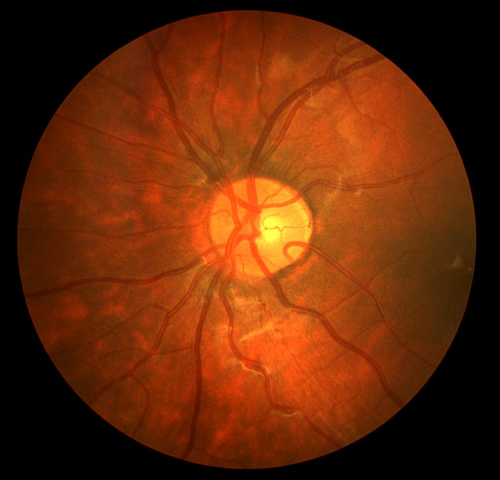
#> input picture Input/Image_01L.jpg, 999 x 960 px (shown at 1/2 size)
$ python morpho_testing.py   (older library calls are emulated)
#> lines starting #> are read from the running program, lines starting #| are printed output that depends on the picture; after the words box and inside, x2 and y2 are one past the last pixel; in counts of white or black regions, pixels touching at a corner belong together
### other_funcs.py
import numpy as np

def replace_black_ring(im_enh, im_mask):
    row, col = im_mask.shape
    area_sum = np.zeros((50, 50))

    posit = np.ceil((np.random.rand(3, 2) + 1) * 1 / 3 * min(row, col)).astype(int)

    for i in range(3):
        x = posit[i, 0]
        y = posit[i, 1]
        area_rand = im_enh[x - 25:x + 25, y - 25:y + 25]  # Select the background
        area_sum = area_sum + area_rand

    area_sum = area_sum * 1 / 3

    mean_val = np.mean(area_sum)  # Calculate the mean of the array
    mean_mask = np.logical_not(im_mask) * mean_val  # Generate a new background
    im_new = mean_mask + im_enh * im_mask  # Overlay background

    return im_new, mean_val

### otsu_thresholding.py
import numpy as np
import cv2
import pywt
from skimage.morphology import disk
from skimage.filters import rank

def GlobalOtsu(img):
    foreground = img[img>=0]
    background = img[img<0]

    final_var = (np.var(foreground) * len(foreground) + np.var(background) * len(background))/(len(foreground) + len(background))
    if(np.isnan(final_var)):
        final_var = -1

    final_thresh = 0
    for i in np.linspace(np.min(img), np.max(img), num=255):
        foreground = img[img>=i]
        background = img[img<i]
        var = (np.var(foreground) * len(foreground) + np.var(background) * len(background))/(len(foreground) + len(background))

        if(np.isnan(var)):
            var = -1

        if(var!=-1 and (var<final_var or final_var ==-1)):
            final_var = var
            final_thresh = i
    ret, thresholded = cv2.threshold(img, final_thresh, 255, cv2.THRESH_BINARY)
    return thresholded

def AreaThreshold(img, area = 5):
    #Area based thresholding/cleaning. Done as postprocessing step
    nlabels,labels,stats,centroid = cv2.connectedComponentsWithStats(np.uint8(img), 4, cv2.CV_32S)

    output = np.copy(img)

    for i in range(output.shape[0]):
        for j in range(output.shape[1]):
            if stats[labels[i][j], cv2.CC_STAT_AREA] < area:
                output[i][j] = 0

    return output

# [10 lines left out: function LocalOtsu1, not called in this run]

def LocalOtsu2(img,radius = 15):
    selem = disk(radius)

    local_otsu = rank.otsu(img, selem)
    output = np.copy(img)
    rng = local_otsu.max() - local_otsu.min()
    mid = rng/2 + local_otsu.min()

    local_otsu[local_otsu<mid] = mid

    output[output < local_otsu] = 0

    return output

def image_fusion(img1,img2):
    w1 = pywt.wavedec2(img1, 'db1')
    w2 = pywt.wavedec2(img2, 'db1')
    elem = (w1[0]+w2[0])/2
    fw = [elem]

    for i in range(len(w1)-1):
        x,y,z = (w1[i+1][0] + w2[i+1][0])/2, (w1[i+1][1] + w2[i+1][1])/2, (w1[i+1][2] + w2[i+1][2])/2
        fw.append((x,y,z))

    output = pywt.waverec2(fw, 'db1')

    amin = np.min(output)
    amax = np.max(output)
    output = 255* ((output - amin)/(amax-amin))

    output = cv2.resize(output,img1.T.shape)
    return output

### morpho_testing.py
import numpy as np
import cv2
from matplotlib import pyplot as plt
from skimage.feature import hessian_matrix, hessian_matrix_eigvals
from PIL import Image
import otsu_thresholding
import other_funcs

input_img_path = input("Enter Path for Image: ")
#> the answer given: Input/Image_01L.jpg

# Background mask seperation
inputImage = cv2.imread(input_img_path, cv2.IMREAD_GRAYSCALE)
#> inputImage: shape (960, 999); min 0, max 243, mean 55.6
_, mask = cv2.threshold(inputImage, 20, 255, cv2.THRESH_BINARY)
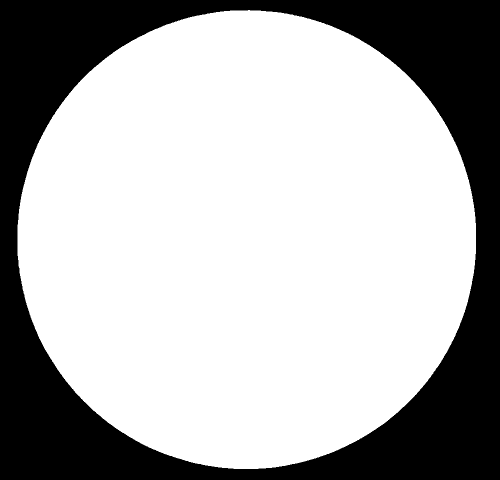
#> mask: shape (960, 999) (shown at 1/2 size); 69% white; 1 black region, box (x1, y1, x2, y2) and area: (0, 0, 999, 960) 297007
se = cv2.getStructuringElement(cv2.MORPH_RECT, (20, 20))
erodedmask = cv2.erode(mask, se, iterations=1)
#> erodedmask: shape (960, 999); 65.4% white; 1 black region, box (x1, y1, x2, y2) and area: (0, 0, 999, 960) 331496
erodedmask = np.uint8(erodedmask)
img = Image.open(input_img_path)
img_array = np.array(img)

#Green channel seperation
green_channel = img_array[:, :, 1]

#Applying CLAHE based on hyperparameter tuning
clahe = cv2.createCLAHE(clipLimit = 8, tileGridSize=(8,8))
cl_img = clahe.apply(green_channel)

#Gamma correction
im_new , lose = other_funcs.replace_black_ring(cl_img,erodedmask)
#> in replace_black_ring, `mean_val = np.mean(area_sum)`: mean_val = 199.7
#> in replace_black_ring, `im_new = mean_mask + im_enh * im_mask`:
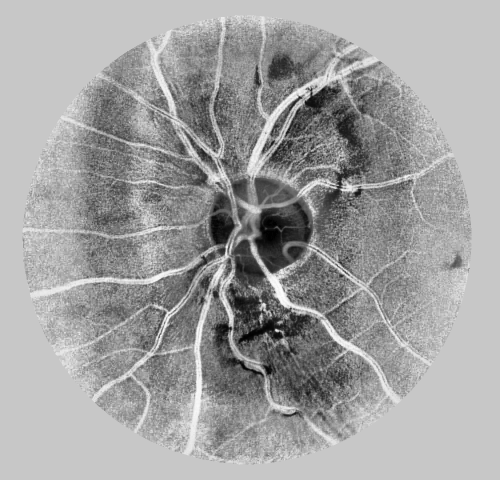
#> im_new: shape (960, 999) float64 (shown at 1/2 size); min 1, max 254, mean 161.6
#> lose = 199.7
im_new = 255-im_new
gamma = 1.8
gc_image = np.power(im_new/float(np.max(green_channel)), gamma)
gc_image = np.uint8(gc_image * 255)

#Morphological Operations + Otsu Thresholding
cell_disc = cv2.getStructuringElement(cv2.MORPH_ELLIPSE,(13,13))
Topen = cv2.morphologyEx(gc_image,cv2.MORPH_OPEN,cell_disc)
Tclose = cv2.morphologyEx(Topen, cv2.MORPH_CLOSE, cell_disc)

tophat_img = (gc_image - Tclose)

kernel = cv2.getStructuringElement(cv2.MORPH_RECT,(3,3))
bottomhat_img = cv2.erode(tophat_img, kernel)
bottomhat_img = cv2.dilate(bottomhat_img, kernel)
ret, thresh = cv2.threshold(bottomhat_img, 0, 255, cv2.THRESH_BINARY+cv2.THRESH_OTSU)
#> thresh: shape (960, 999); 5.3% white; 734 white regions (439 under 20 px), largest, box (x1, y1, x2, y2) and area: (365, 566, 428, 910) 3686, (60, 511, 402, 594) 3278, (438, 577, 520, 727) 1640
#> ret = 121

# Hessian Matrix and EigenValues
HessThin = hessian_matrix(thresh, sigma=1.2, order='rc',use_gaussian_derivatives=True)
#> HessThin = 3 items
EignThin = hessian_matrix_eigvals(HessThin) [1]
HessWide = hessian_matrix(thresh, sigma=4, order='rc', use_gaussian_derivatives=True)
#> HessWide = 3 items
EignWide = hessian_matrix_eigvals(HessWide) [1]
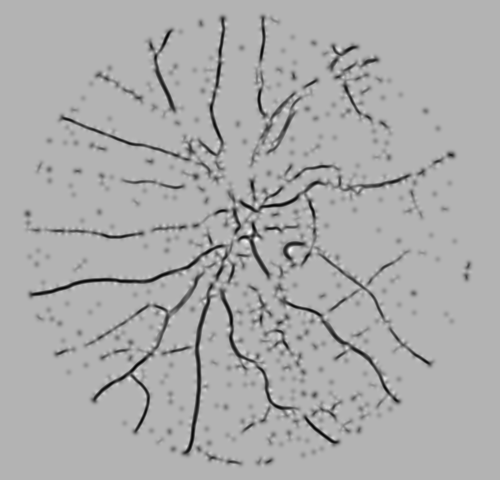
#> EignWide: shape (960, 999) float64 (shown at 1/2 size); min -0.0299, max 0.0125, mean -0.00135; drawn with min black and max white

# Disable all runtime warnings
import warnings
warnings.filterwarnings("ignore", category=RuntimeWarning)

#Thresholding and Image Processing
val1 = otsu_thresholding.GlobalOtsu(1-EignWide)
#> in GlobalOtsu, `background = img[img<0]`: background = empty array
#> in GlobalOtsu, `final_var = (np.var(foreground) * len(foreground) + np.var(background)..`: final_var = nan
#> the loop in GlobalOtsu, `for i in np.linspace(np.min(img), np.max(img), num=255):` made 255 passes
#> (background, final_var) on passes 2 to 5: ([0.988, 0.987], 1.71e-05), ([0.988, 0.988, 0.987, 0.988], 1.71e-05), ([0.988, 0.988, 0.988, 0.987, 0.988], 1.71e-05), ([0.988, 0.988, 0.988, 0.988, 0.988, 0.988, 0.987, 0.988], 1.71e-05)
#> final_var on passes 6, 7, 8, 9, 10, 12: 1.71e-05, 1.71e-05, 1.71e-05, 1.71e-05, 1.71e-05, 1.71e-05
#> after the loop in GlobalOtsu, `for i in np.linspace(np.min(img), np.max(img), num=255):`: final_thresh = 1.01; final_var = 3.78e-06
#> in GlobalOtsu, `ret, thresholded = cv2.threshold(img, final_thresh, 255, cv2.THRESH_BI..`: thresholded: shape (960, 999) float64; 5.9% white; 215 white regions (42 under 20 px), largest, box (x1, y1, x2, y2) and area: (183, 542, 410, 868) 4092, (58, 488, 456, 595) 3469, (364, 565, 430, 911) 3259
#> in GlobalOtsu, `ret, thresholded = cv2.threshold(img, final_thresh, 255, cv2.THRESH_BI..`: ret = 1.01

thinN = cv2.normalize(1-EignThin,  None, 0, 255, cv2.NORM_MINMAX)
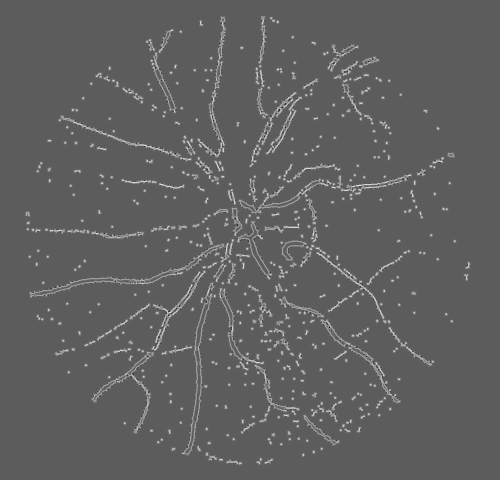
#> thinN: shape (960, 999) float64 (shown at 1/2 size); min 2.71e-15, max 255, mean 97
val1 = cv2.normalize(val1,  None, 0, 70, cv2.NORM_MINMAX)

test1 = otsu_thresholding.image_fusion(val1,thinN)
#> in image_fusion, `w1 = pywt.wavedec2(img1, 'db1')`: w1 = 10 items
#> in image_fusion, `elem = (w1[0]+w2[0])/2`: elem = [[25751.2, 25697.4], [25924.4, 25566.8]]
#> in image_fusion, `fw = [elem]`: fw = [[[25751.2, 25697.4], [25924.4, 25566.8]]]
#> the loop in image_fusion, `for i in range(len(w1)-1):` made 9 passes
#> (x, y, z) on pass 1: ([[-735.6, -314.6], [1119.7, 724.4]], [[-1123.6, 1474.3], [-1217.3, 1316.3]], [[346, 32.59], [-410.9, 454.3]])
#> after the loop in image_fusion, `for i in range(len(w1)-1):`: fw = 10 items
#> in image_fusion, `output = pywt.waverec2(fw, 'db1')`:
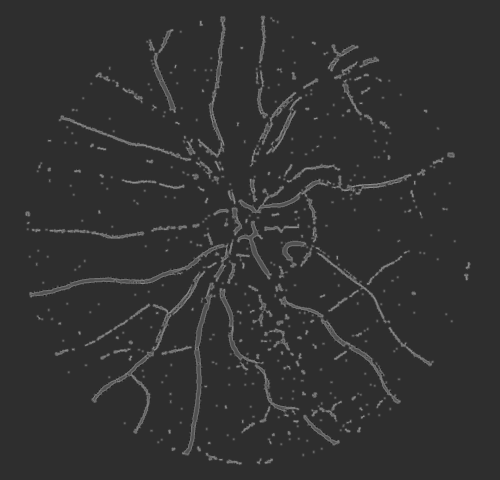
#> output: shape (960, 1000) float64 (shown at 1/2 size); min 13.99, max 162.5, mean 50.6
#> in image_fusion, `amin = np.min(output)`: amin = 13.99
#> in image_fusion, `amax = np.max(output)`: amax = 162.5
lOtsu = otsu_thresholding.LocalOtsu2(test1.astype('uint8'))
#> in LocalOtsu2, `local_otsu = rank.otsu(img, selem)`:
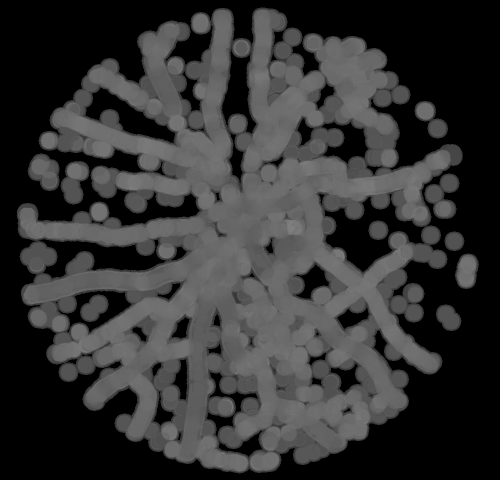
#> local_otsu: shape (960, 999) (shown at 1/2 size); min 0, max 129, mean 51.5
#> in LocalOtsu2, `rng = local_otsu.max() - local_otsu.min()`: rng = 129
#> in LocalOtsu2, `mid = rng/2 + local_otsu.min()`: mid = 64.5
final_img = otsu_thresholding.AreaThreshold(lOtsu,200)
#> in AreaThreshold, `nlabels,labels,stats,centroid = cv2.connectedComponentsWithStats(np.ui..`: labels: shape (960, 999) int32; 468 distinct labels, from 0 to 467
#> in AreaThreshold, `nlabels,labels,stats,centroid = cv2.connectedComponentsWithStats(np.ui..`: nlabels = 468; stats = 468 rows, first 6: [0, 0, 999, 960, 896850], [517, 31, 14, 96, 610], [395, 32, 56, 284, 2424], [540, 34, 9, 10, 39], [553, 41, 4, 6, 20], [399, 42, 7, 10, 50]; centroid = 468 pairs, first value 55 to 935.1, second value 38.69 to 924
#> after the loop in AreaThreshold, `for i in range(output.shape[0]):`: output: shape (960, 999); min 0, max 254, mean 7.6

#Binary conversion of the output
final_img[final_img!=0] = 255
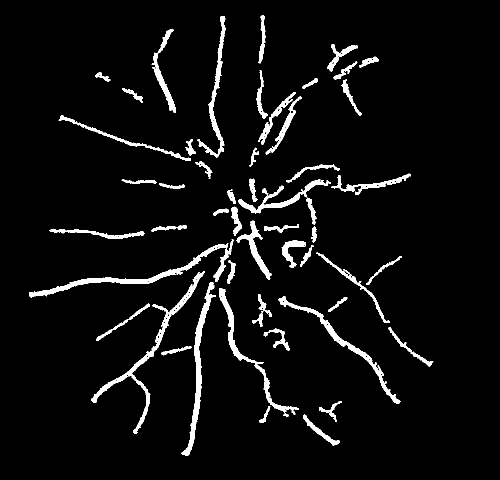
#> final_img: shape (960, 999) (shown at 1/2 size); 4.9% white; 51 white regions, largest, box (x1, y1, x2, y2) and area: (58, 479, 467, 595) 4358, (183, 542, 410, 868) 4051, (363, 565, 431, 911) 3559

#Saving the segmented image
image_pil = Image.fromarray(final_img)
save_path = input_img_path.split('.jpg')[0]+ '_SegmentedVessels.jpg'
image_pil.save(save_path)
print(f"Image Saved Successfully at {save_path}")

#Displaying the image for comparision
plt.figure(figsize=(10, 5))

plt.subplot(1, 2, 1)
plt.imshow(img)
plt.title('Input Image')
plt.axis('off')

plt.subplot(1, 2, 2)
plt.imshow(final_img, cmap='gray')
plt.title('Segmented Image (Morphological)')
plt.axis('off')

plt.show()

$ run again, on Input/Image_05L.jpg
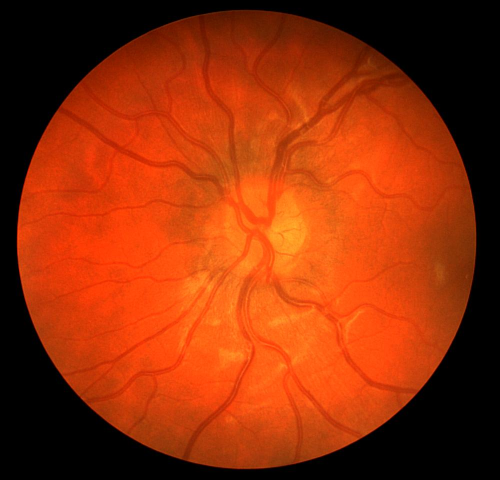
#> input picture Input/Image_05L.jpg, 999 x 960 px (shown at 1/2 size)
#> mask: shape (960, 999); 69.2% white; 1 black region, box (x1, y1, x2, y2) and area: (0, 0, 999, 960) 295425
#> erodedmask: shape (960, 999); 65.6% white; 1 black region, box (x1, y1, x2, y2) and area: (0, 0, 999, 960) 329993
#> mean_val = 149.6
#> thresh: shape (960, 999); 12.5% white; 1752 white regions (1001 under 20 px), largest, box (x1, y1, x2, y2) and area: (615, 378, 715, 468) 3479, (732, 283, 822, 390) 3185, (381, 212, 458, 304) 2978
#> `ret, thresh = cv2.threshold(bottomhat_img, 0, 255, cv2.THRESH_BINARY+c..`: ret = 91
#> HessThin = 3 items
#> in GlobalOtsu, `background = img[img<0]`: background = empty array
#> in GlobalOtsu, `final_var = (np.var(foreground) * len(foreground) + np.var(background)..`: final_var = nan
#> the loop in GlobalOtsu, `for i in np.linspace(np.min(img), np.max(img), num=255):` made 255 passes
#> (background, final_var) on passes 2, 8, 9, 11, 12, 13: ([0.985], 2.32e-05), ([0.985, 0.986], 2.32e-05), ([0.985, 0.986, 0.986], 2.32e-05), ([0.985, 0.986, 0.986, 0.986], 2.32e-05), ([0.987, 0.985, 0.986, 0.986, 0.986, 0.987], 2.32e-05), ([0.987, 0.985, 0.986, 0.987, 0.986, 0.986, 0.987, 0.987], 2.32e-05)
#> after the loop in GlobalOtsu, `for i in np.linspace(np.min(img), np.max(img), num=255):`: final_thresh = 1.01; final_var = 5.94e-06
#> thresholded: shape (960, 999) float64; 14.8% white; 285 white regions (77 under 20 px), largest, box (x1, y1, x2, y2) and area: (365, 188, 894, 919) 51561, (56, 31, 621, 482) 34036, (114, 519, 437, 864) 13264
#> in GlobalOtsu, `ret, thresholded = cv2.threshold(img, final_thresh, 255, cv2.THRESH_BI..`: ret = 1.01
#> w1 = 10 items
#> elem = [[33627.1, 33151.6], [32465.5, 32661.2]]
#> in image_fusion, `fw = [elem]`: fw = [[[33627.1, 33151.6], [32465.5, 32661.2]]]
#> the loop in image_fusion, `for i in range(len(w1)-1):` made 9 passes
#> (x, y, z) on pass 1: ([[-1591.6, -1762.5], [1964.2, 2172.1]], [[-2582.9, 2941.8], [-2464.9, 3080.8]], [[402.3, -734], [-1032.2, 1489.3]])
#> after the loop in image_fusion, `for i in range(len(w1)-1):`: fw = 10 items
#> amin = 9.75
#> amax = 162.5
#> rng = 138
#> mid = 69
#> in AreaThreshold, `nlabels,labels,stats,centroid = cv2.connectedComponentsWithStats(np.ui..`:
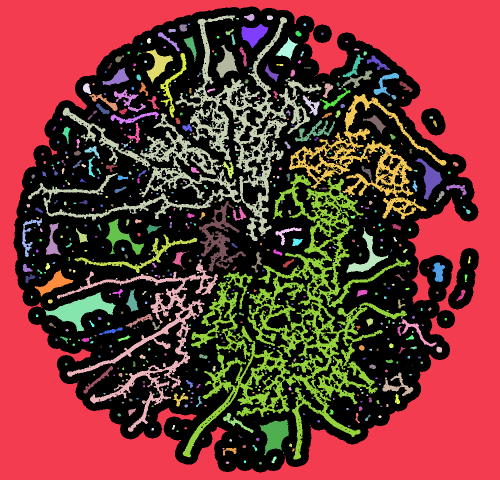
#> labels: shape (960, 999) int32 (shown at 1/2 size); 607 distinct labels, from 0 to 606; one colour per label, 0 black
#> nlabels = 607; stats = 607 rows, first 6: [27, 13, 931, 932, 457122], [0, 0, 999, 960, 328280], [488, 28, 21, 14, 180], [56, 31, 587, 451, 35796], [534, 31, 12, 9, 94], [472, 36, 6, 3, 16]; centroid = 607 pairs, first value 50.8 to 938.3, second value 34.33 to 926
#> `final_img[final_img!=0] = 255`:
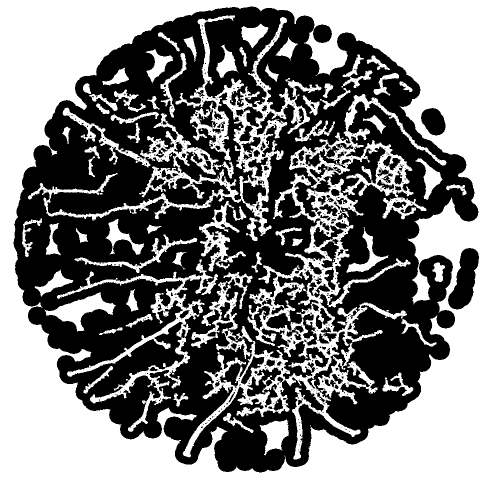
#> final_img: shape (960, 999) (shown at 1/2 size); 50.6% white; 811 black regions (696 under 20 px), largest, box (x1, y1, x2, y2) and area: (27, 13, 957, 945) 433079, (532, 540, 637, 680) 5278, (896, 496, 958, 619) 4421
